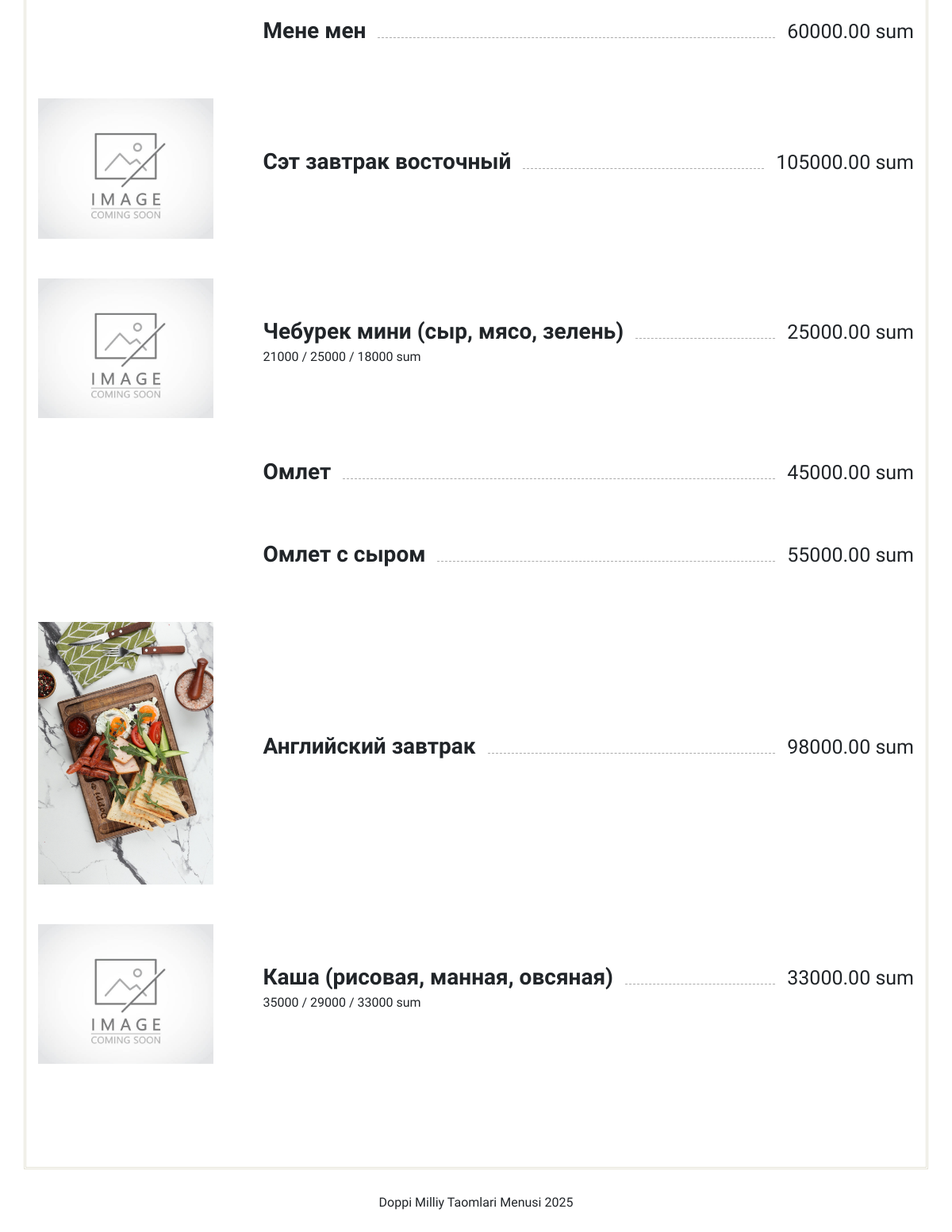
Before: / (lower part) with the older database file.
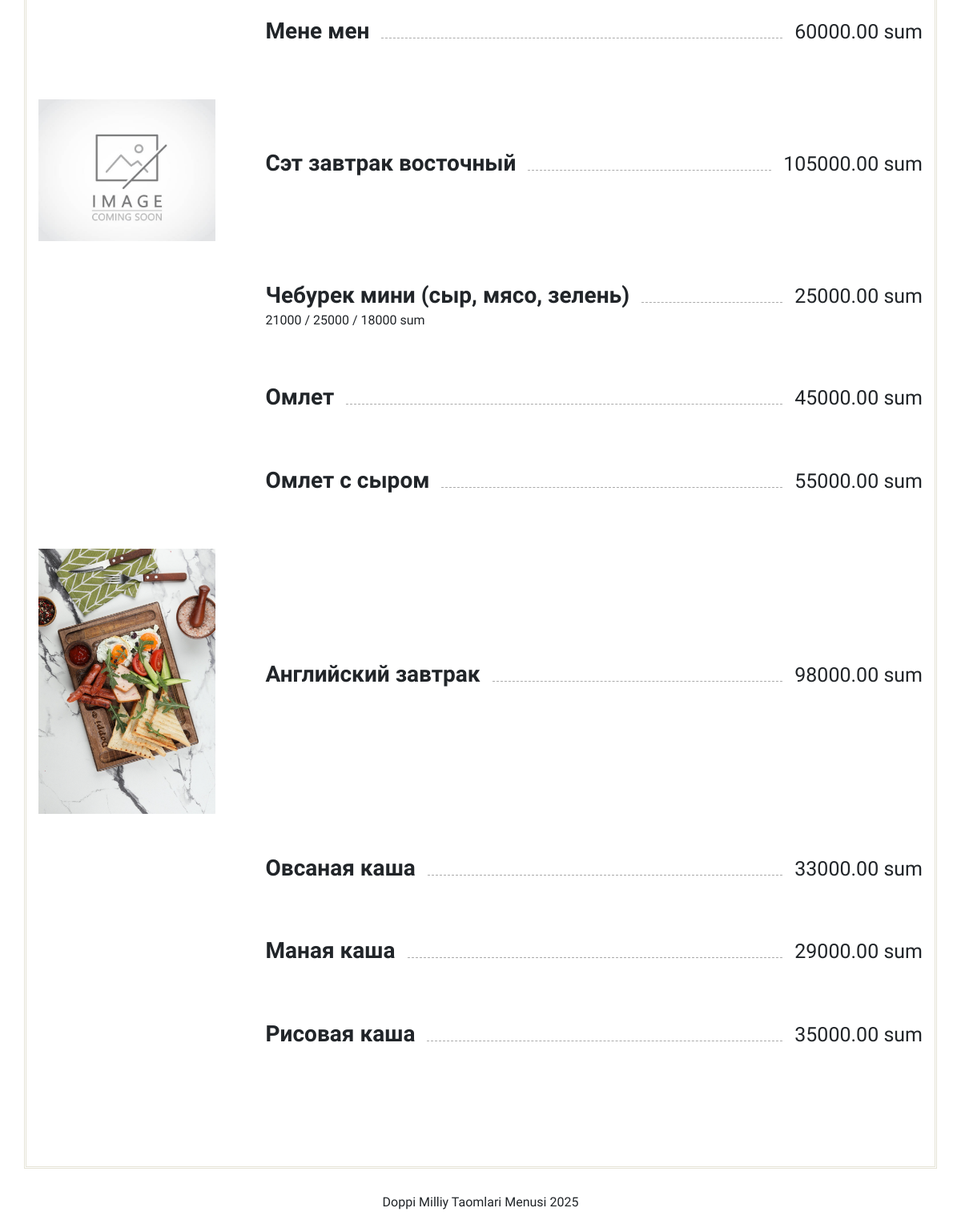
After: the same page with the newer database file.
### meal/models.py (models this page shows, shortened)
class Meal(models.Model):
    title = models.CharField(max_length=200)
    description = models.TextField(blank=True, null=True)
    price = models.DecimalField(max_digits=8, decimal_places=2)
    category = models.ForeignKey(Category, on_delete=models.CASCADE, related_name='meals')
    image = models.ImageField(upload_to='meals', blank=True,default='meals/default.jpg')
    is_vegetarian = models.BooleanField(default=False)
    is_available = models.BooleanField(default=True)
    created_at = models.DateTimeField(auto_now_add=True)
    updated_at = models.DateTimeField(auto_now=True)

### meal/views.py (the view)
# urls.py: path('', views.products_by_category, name='products'),
def products_by_category(request, category_slug=None):
    categories = Category.objects.all()
    if category_slug:
        category = get_object_or_404(Category, slug=category_slug)
        products = Meal.objects.filter(category=category)
    else:
        category = categories.first()
        products = Meal.objects.filter(category=category)
    products = products.filter(is_available=True)
    context = {
        'categories': categories,
        'products': products,
        'current_category': category,
    }
    return render(request, 'menu.html', context)

### templates/menu.html
{% extends 'base.html' %}
{% load static %}

### templates/base.html (shortened to what this page needs)
{% load static %}
<!DOCTYPE html>
<html lang="en">
<head>
    <link rel="stylesheet" href="{% static 'css/style.css' %}" />
</head>
<body>
    <div class="maincontent">
        <div class="container">
            <section id="menu">
                <div class="block menu1">
                    <div class="menu menu--is-visible" id="productMenu">
                        {% for product in products %}
                        <div class="item row align-items-center">
                            {% if product.image %}
                            <div class="col-sm-3 pr-5">
                                <img class="product-img" src="{{ product.image.url }}" alt="{{ product.name }}">
                            </div>
                            {% endif %}
                            <div class="details {% if product.image %}col-sm-9{% else %}col-sm-12{% endif %}">
                                <div class="item__header">
                                    <h3 class="item__title">{{ product.title }}</h3>
                                    <span class="item__dots"></span>
                                    <span class="item__price">{{ product.price }} sum</span>
                                </div>
                                <p class="item__description">{{ product.description }}</p>
                            </div>
                        </div>
                        {% endfor %}
                    </div>
                </div>
            </section>
        </div>
    </div>
    <footer class="block footer1 footer text-center">
        <p>Doppi Milliy Taomlari Menusi 2025</p>
    </footer>
</body>
</html>

Changed rows visible on the page:
removed Meal: image (placeholder picture), title "Каша (рисовая, манная, овсяная)", price "33000.00", description "35000 / 29000 / 33000 sum"
changed Meal "Чебурек мини (сыр, мясо, зелень)": image: picture removed
added Meal: title "Овсаная каша", price "33000.00"
added Meal: title "Маная каша", price "29000.00"
added Meal: title "Рисовая каша", price "35000.00"
